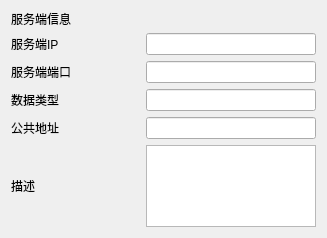
<?xml version="1.0" encoding="UTF-8"?>
<ui version="4.0">
 <class>Server_Info_Form</class>
 <widget class="QDialog" name="Server_Info_Form">
  <property name="geometry">
   <rect>
    <x>0</x>
    <y>0</y>
    <width>327</width>
    <height>238</height>
   </rect>
  </property>
  <property name="maximumSize">
   <size>
    <width>16777215</width>
    <height>500</height>
   </size>
  </property>
  <property name="windowTitle">
   <string>Dialog</string>
  </property>
  <layout class="QGridLayout" name="gridLayout">
   <item row="0" column="0">
    <layout class="QVBoxLayout" name="verticalLayout">
     <item>
      <widget class="QLabel" name="label">
       <property name="maximumSize">
        <size>
         <width>16777215</width>
         <height>16</height>
        </size>
       </property>
       <property name="text">
        <string>服务端信息</string>
       </property>
      </widget>
     </item>
     <item>
      <layout class="QHBoxLayout" name="horizontalLayout">
       <item>
        <widget class="QLabel" name="lab_ip">
         <property name="text">
          <string>服务端IP</string>
         </property>
        </widget>
       </item>
       <item>
        <widget class="QLineEdit" name="lineEdit_ip">
         <property name="maximumSize">
          <size>
           <width>170</width>
           <height>16777215</height>
          </size>
         </property>
        </widget>
       </item>
      </layout>
     </item>
     <item>
      <layout class="QHBoxLayout" name="horizontalLayout_2">
       <item>
        <widget class="QLabel" name="lab_port">
         <property name="text">
          <string>服务端端口</string>
         </property>
        </widget>
       </item>
       <item>
        <widget class="QLineEdit" name="lineEdit_port">
         <property name="maximumSize">
          <size>
           <width>170</width>
           <height>16777215</height>
          </size>
         </property>
        </widget>
       </item>
      </layout>
     </item>
     <item>
      <layout class="QHBoxLayout" name="horizontalLayout_3">
       <item>
        <widget class="QLabel" name="lab_dataType">
         <property name="text">
          <string>数据类型</string>
         </property>
        </widget>
       </item>
       <item>
        <widget class="QLineEdit" name="lineEdit_dataType">
         <property name="maximumSize">
          <size>
           <width>170</width>
           <height>16777215</height>
          </size>
         </property>
        </widget>
       </item>
      </layout>
     </item>
     <item>
      <layout class="QHBoxLayout" name="horizontalLayout_4">
       <item>
        <widget class="QLabel" name="lab_publicAddr">
         <property name="text">
          <string>公共地址</string>
         </property>
        </widget>
       </item>
       <item>
        <widget class="QLineEdit" name="lineEdit_publicAddr">
         <property name="maximumSize">
          <size>
           <width>170</width>
           <height>16777215</height>
          </size>
         </property>
        </widget>
       </item>
      </layout>
     </item>
     <item>
      <layout class="QHBoxLayout" name="horizontalLayout_5">
       <item>
        <widget class="QLabel" name="lab_describe">
         <property name="text">
          <string>描述</string>
         </property>
        </widget>
       </item>
       <item>
        <widget class="QTextEdit" name="textEdit_server_des">
         <property name="maximumSize">
          <size>
           <width>170</width>
           <height>16777215</height>
          </size>
         </property>
        </widget>
       </item>
      </layout>
     </item>
    </layout>
   </item>
  </layout>
 </widget>
 <resources/>
 <connections/>
</ui>
